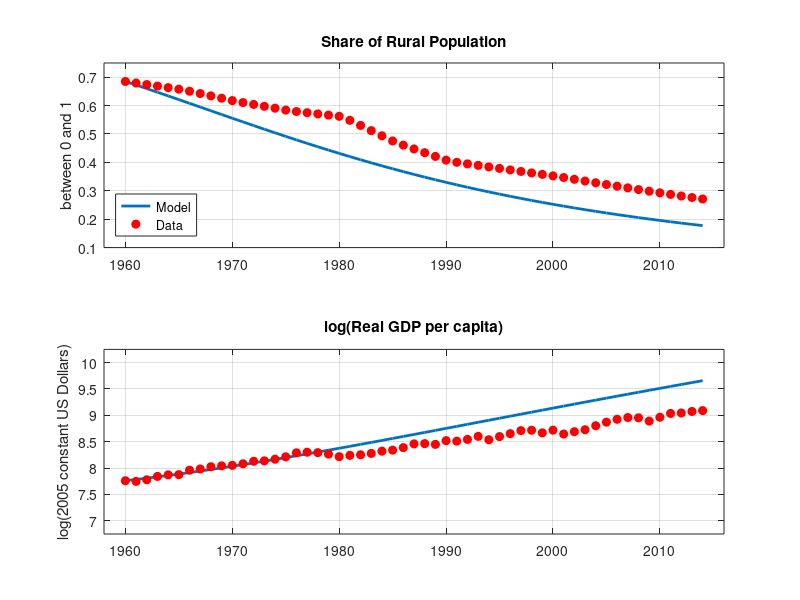

The MATLAB script that drew this image:
%%%%%%%%%%%%%%%%%%%%%%%%%%%%%%%%%%%%%%%%%%%%%%%%%%%%%%%%%%%%%%%%%%%%%%%%%%
%%%%%                                                                %%%%%
%%%%%         Economic Development in Turkey and South Korea:        %%%%%
%%%%%                      A Comparative Analysis                    %%%%%
%%%%%                                                                %%%%%
%%%%%                          M. Aykut Attar                        %%%%%
%%%%%                                                                %%%%%
%%%%%%%%%%%%%%%%%%%%%%%%%%%%%%%%%%%%%%%%%%%%%%%%%%%%%%%%%%%%%%%%%%%%%%%%%%

%%%%%%%%%%%%%%%%%%%%%%%%%%%%%%%%%%%%%%%%%%%%%%%%%%%%%%%%%%%%%%%%%%%%%%%%%%
%%%%%                                                                %%%%%
%%%%%                         The Simple Model                       %%%%%
%%%%%                                                                %%%%%
%%%%%                              Turkey                            %%%%%
%%%%%                                                                %%%%%
%%%%%%%%%%%%%%%%%%%%%%%%%%%%%%%%%%%%%%%%%%%%%%%%%%%%%%%%%%%%%%%%%%%%%%%%%%

%% Cleaning
clc; clear all; close all;

%% Parameter Values (Lucas 2099 Benchmark)
alfa = 0.6;
xxii = 0.75;
zett = 1;
teta = 0.65;
etta = 1;

%% Data (World Development Indicators)
D = csvread('data_turusa.csv');
year = D(:,1);
xd   = 1-(D(:,2)/100);
yd   = D(:,3);

%% Model horizon
T = size(D,1);

%% The U.S. growth rate and initial value 
t = 1:1:T;
t = t';

ones = zeros(T,1) + 1;
X = [ones t];
B = regress(log(D(:,4)),X);

mmuu = exp(B(2,1))-1;
H0   = exp(B(1,1));

H = zeros(T+1,1);
h = H;

%% Empty report 
x   = zeros(T,1);
y   = x;

%% Initial value calibration
A  = (yd(1,1)*((((alfa/(xd(1,1)^(1-alfa)))^(xxii/(1-xxii)))*(xd(1,1)^(alfa)) + ((alfa/(xd(1,1)^(1-alfa)))^(1/(1-xxii)))*(1-xd(1,1)))^(-1)))^(1-xxii);
h0 = ((alfa*A)/(xd(1,1)^(1-alfa)))^(1/(1-xxii));

%% The forward recursion
h(1,1) = h0;
H(1,1) = H0;

for t=1:T;
    x(t,1)   = ((alfa*A)/(h(t,1)^(1-xxii)))^(1/(1-alfa));
    H(t+1,1) = (1+mmuu)*H(t,1);
    h(t+1,1) = h(t,1) + etta*mmuu*((1-x(t,1))^(zett))*((H(t,1)/h(t,1))^(teta))*h(t,1);
    y(t,1)   = A*(h(t,1)^xxii)*(x(t,1)^alfa) + h(t,1)*(1-x(t,1));
end

H = H(1:T,1); %#ok<*NASGU>
h = h(1:T,1);

%% Figure 3
figure(3)
subplot(2,1,1)
plot(year,x,'LineWidth',2)
hold on
plot(year,xd,'or','MarkerFaceColor','red')
hold off
title('Share of Rural Population')
ylabel('between 0 and 1')
xlim([1958 2016])
ylim([0.1 0.75])
grid on
legend('Model','Data','Location','SouthWest','Orientation','vertical')
subplot(2,1,2)
plot(year,log(y),'LineWidth',2)
hold on
plot(year,log(yd),'or','MarkerFaceColor','red')
hold off
title('log(Real GDP per capita)')
ylabel('log(2005 constant US Dollars)')
xlim([1958 2016])
ylim([6.75 10.25])
grid on


%%%%%%%%%%%%%%%%%%%%%%%%%%%%%%%%%%%%%%%%%%%%%%%%%%%%%%%%%%%%%%%%%%%%%%%%%%
%%%%%%%%%%%%%%%%%%%%%%%%%%%%%%%%%%%%%%%%%%%%%%%%%%%%%%%%%%%%%%%%%%%%%%%%%%
%%%%%%%%%%%%%%%%%%%%%%%%%%%%%%%%%%%%%%%%%%%%%%%%%%%%%%%%%%%%%%%%%%%%%%%%%%